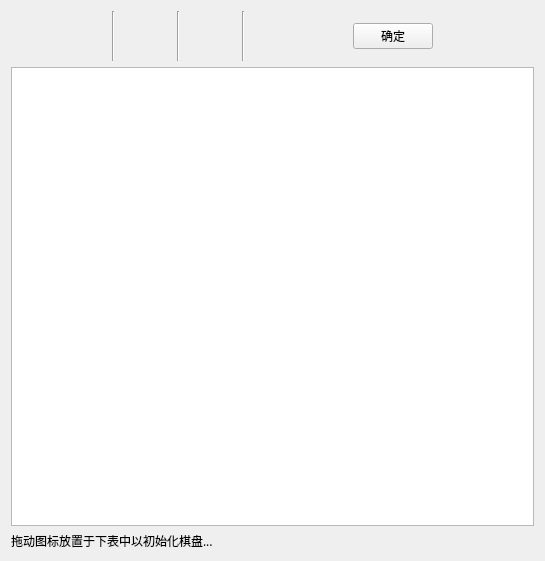
<?xml version="1.0" encoding="UTF-8"?>
<ui version="4.0">
 <class>InitBoardUI</class>
 <widget class="QWidget" name="InitBoardUI">
  <property name="geometry">
   <rect>
    <x>0</x>
    <y>0</y>
    <width>545</width>
    <height>561</height>
   </rect>
  </property>
  <property name="font">
   <font>
    <family>微软雅黑</family>
   </font>
  </property>
  <property name="windowTitle">
   <string>Form</string>
  </property>
  <layout class="QHBoxLayout" name="horizontalLayout_2">
   <item>
    <layout class="QVBoxLayout" name="verticalLayout">
     <item>
      <layout class="QHBoxLayout" name="horizontalLayout">
       <item>
        <spacer name="horizontalSpacer_3">
         <property name="orientation">
          <enum>Qt::Horizontal</enum>
         </property>
         <property name="sizeHint" stdset="0">
          <size>
           <width>40</width>
           <height>20</height>
          </size>
         </property>
        </spacer>
       </item>
       <item>
        <widget class="Line" name="line_2">
         <property name="orientation">
          <enum>Qt::Vertical</enum>
         </property>
        </widget>
       </item>
       <item>
        <widget class="ImgLabel" name="lbl_Img1">
         <property name="minimumSize">
          <size>
           <width>50</width>
           <height>50</height>
          </size>
         </property>
         <property name="maximumSize">
          <size>
           <width>50</width>
           <height>50</height>
          </size>
         </property>
         <property name="text">
          <string/>
         </property>
        </widget>
       </item>
       <item>
        <widget class="Line" name="line">
         <property name="orientation">
          <enum>Qt::Vertical</enum>
         </property>
        </widget>
       </item>
       <item>
        <widget class="ImgLabel" name="lbl_Img2">
         <property name="minimumSize">
          <size>
           <width>50</width>
           <height>50</height>
          </size>
         </property>
         <property name="maximumSize">
          <size>
           <width>50</width>
           <height>50</height>
          </size>
         </property>
         <property name="text">
          <string/>
         </property>
        </widget>
       </item>
       <item>
        <widget class="Line" name="line_3">
         <property name="orientation">
          <enum>Qt::Vertical</enum>
         </property>
        </widget>
       </item>
       <item>
        <spacer name="horizontalSpacer">
         <property name="orientation">
          <enum>Qt::Horizontal</enum>
         </property>
         <property name="sizeHint" stdset="0">
          <size>
           <width>40</width>
           <height>20</height>
          </size>
         </property>
        </spacer>
       </item>
       <item>
        <widget class="QPushButton" name="pbt_Sure">
         <property name="text">
          <string>确定</string>
         </property>
        </widget>
       </item>
       <item>
        <spacer name="horizontalSpacer_2">
         <property name="orientation">
          <enum>Qt::Horizontal</enum>
         </property>
         <property name="sizeHint" stdset="0">
          <size>
           <width>40</width>
           <height>20</height>
          </size>
         </property>
        </spacer>
       </item>
      </layout>
     </item>
     <item>
      <widget class="QTableWidget" name="tbw_Board"/>
     </item>
     <item>
      <widget class="QLabel" name="lbl_Info">
       <property name="text">
        <string>拖动图标放置于下表中以初始化棋盘...</string>
       </property>
      </widget>
     </item>
    </layout>
   </item>
  </layout>
 </widget>
 <customwidgets>
  <customwidget>
   <class>ImgLabel</class>
   <extends>QLabel</extends>
   <header>main</header>
  </customwidget>
 </customwidgets>
 <resources/>
 <connections>
  <connection>
   <sender>pbt_Sure</sender>
   <signal>clicked()</signal>
   <receiver>InitBoardUI</receiver>
   <slot>slot_pbt_Sure_clicked()</slot>
   <hints>
    <hint type="sourcelabel">
     <x>381</x>
     <y>34</y>
    </hint>
    <hint type="destinationlabel">
     <x>362</x>
     <y>-16</y>
    </hint>
   </hints>
  </connection>
 </connections>
 <slots>
  <slot>slot_pbt_Sure_clicked()</slot>
 </slots>
</ui>
